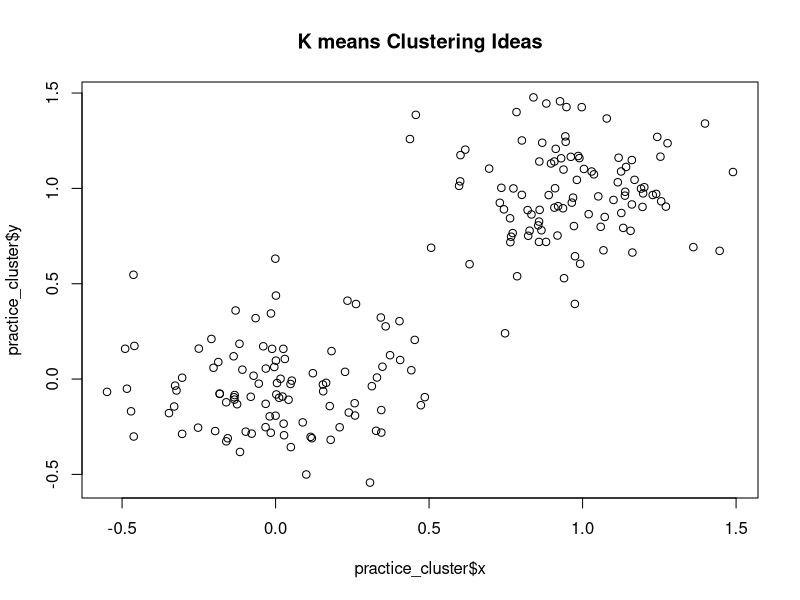
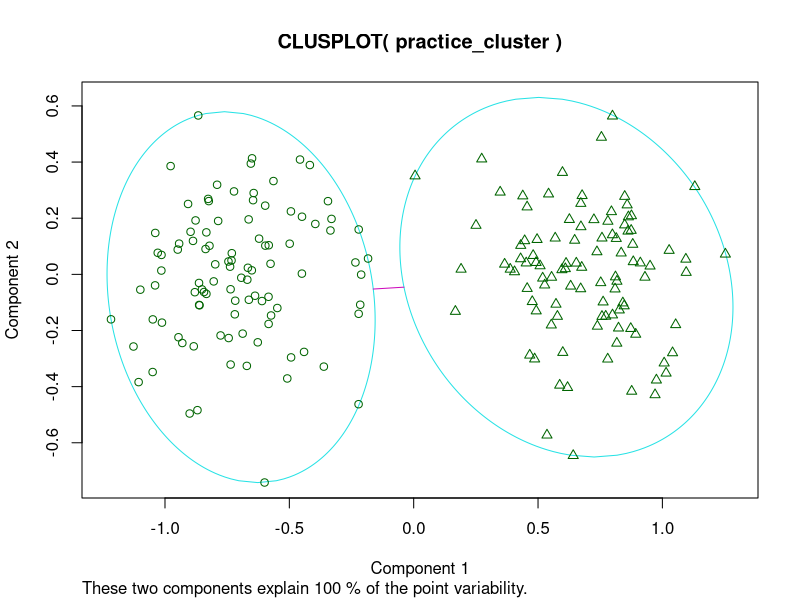

Source code (R) for these figures, in order: (Note: this script raises an error after producing the figures.)
## ---- chunk 1
library(maps)
library(cluster)
## ---- chunk 2
mysd=0.25
x1<-rnorm(100, 1, sd=mysd)
y1<-rnorm(100, 1, sd=mysd)
x2<-rnorm(100,0, sd=mysd)
y2<-rnorm(100,0,sd=mysd)
x<-c(x1,x2)
y<-c(y1,y2)
practice_cluster=data.frame(x=x, y=y)
plot(practice_cluster$x, practice_cluster$y, main='K means Clustering Ideas')
## ---- chunk 3
cluster_obj<-kmeans(practice_cluster, centers=2, nstart=25)
clusplot(practice_cluster, cluster_obj$cluster)
## ---- chunk 4
data("crime_cluster")
## ---- chunk 5
head(crime_cluster)
## ---- chunk 6
ccs=data.frame(sapply(crime_cluster, scale)) ##this scales each column of the data and makes a new data frame ccs
rownames(ccs)=rownames(crime_cluster) ##this makes sure the state names are in our standardized data set
## ---- chunk 7
head(ccs)
## ---- chunk 8
cl2<-StatePlot(2, ccs) ##2 is the number of clusters to look for, ccs is the data
## ---- chunk 9
boxplot(ccs$Murder~cl2$cluster, main='Murder Rate for the Two Clusters', ylab='Murder Rate', xlab='Cluster', col='coral')
## ---- chunk 10
clusplot(ccs,cl2$cluster, labels=3, color=TRUE)
## ---- chunk 11
cl3<-StatePlot(3, ccs)
## ---- chunk 12
cl4<-StatePlot(4, ccs)
## ---- chunk 13
cl2$tot.withinss
cl3$tot.withinss
cl4$tot.withinss
## ---- chunk 14
ElbowClusterPlot(ccs) ##This is a special function written by me in the package HannayAppliedStats
## ---- chunk 15
data("nba_pg_2016") ##load the nba data
nba_clusters=kmeans(nba_pg_2016, centers=2, nstart=25)
nba_clusters$centers
row.names(subset(nba_pg_2016, nba_clusters$cluster==1))
row.names(subset(nba_pg_2016, nba_clusters$cluster==2))
## ---- chunk 16
clusplot(nba_pg_2016, nba_clusters$cluster)
## ---- chunk 17
nba_clusters=kmeans(nba_pg_2016, centers=3, nstart=25)
nba_clusters$centers
row.names(subset(nba_pg_2016, nba_clusters$cluster==1))
row.names(subset(nba_pg_2016, nba_clusters$cluster==2))
row.names(subset(nba_pg_2016, nba_clusters$cluster==3))
## ---- chunk 18
ElbowClusterPlot(nba_pg_2016, scale = FALSE)
## ---- chunk 19
data("Young_People_Survey")
dim(Young_People_Survey)
yp=grabNumeric(Young_People_Survey)
dim(yp)
